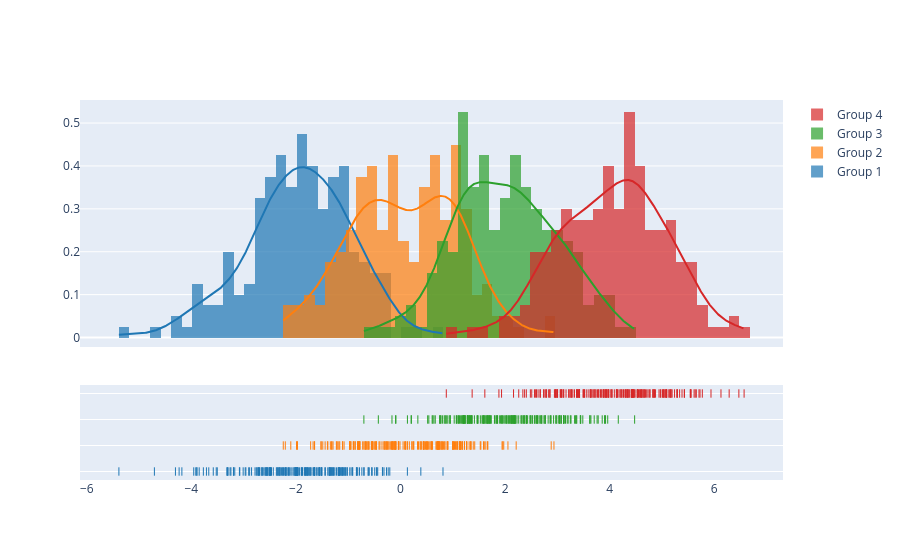

This figure's notebook cell:
### Code cell
import plotly.figure_factory as ff

# Add histogram data
x1 = np.random.randn(200) - 2
x2 = np.random.randn(200)
x3 = np.random.randn(200) + 2
x4 = np.random.randn(200) + 4

# Group data together
hist_data = [x1, x2, x3, x4]

group_labels = ['Group 1', 'Group 2', 'Group 3', 'Group 4']

# Create distplot with custom bin_size
fig = ff.create_distplot(hist_data, group_labels, bin_size=.2)
fig.show()

### Figure 1 — Plotly figure (JSON) as saved in the notebook; plotly's stock layout.template omitted (floating-point values rounded to 4 significant figures; data arrays with more than 128 entries replaced by an {"elided": "..."} marker saying what was removed)
{"data": [{"autobinx": false, "histnorm": "probability density", "legendgroup": "Group 1", "marker": {"color": "rgb(31, 119, 180)"}, "name": "Group 1", "opacity": 0.7, "type": "histogram", "x": {"elided": "200 float values"}, "xaxis": "x", "xbins": {"end": 0.8127, "size": 0.2, "start": -5.386}, "yaxis": "y"}, {"autobinx": false, "histnorm": "probability density", "legendgroup": "Group 2", "marker": {"color": "rgb(255, 127, 14)"}, "name": "Group 2", "opacity": 0.7, "type": "histogram", "x": {"elided": "200 float values"}, "xaxis": "x", "xbins": {"end": 2.935, "size": 0.2, "start": -2.242}, "yaxis": "y"}, {"autobinx": false, "histnorm": "probability density", "legendgroup": "Group 3", "marker": {"color": "rgb(44, 160, 44)"}, "name": "Group 3", "opacity": 0.7, "type": "histogram", "x": {"elided": "200 float values"}, "xaxis": "x", "xbins": {"end": 4.478, "size": 0.2, "start": -0.7001}, "yaxis": "y"}, {"autobinx": false, "histnorm": "probability density", "legendgroup": "Group 4", "marker": {"color": "rgb(214, 39, 40)"}, "name": "Group 4", "opacity": 0.7, "type": "histogram", "x": {"elided": "200 float values"}, "xaxis": "x", "xbins": {"end": 6.572, "size": 0.2, "start": 0.876}, "yaxis": "y"}, {"legendgroup": "Group 1", "marker": {"color": "rgb(31, 119, 180)"}, "mode": "lines", "name": "Group 1", "showlegend": false, "type": "scatter", "x": {"elided": "500 float values"}, "xaxis": "x", "y": {"elided": "500 float values"}, "yaxis": "y"}, {"legendgroup": "Group 2", "marker": {"color": "rgb(255, 127, 14)"}, "mode": "lines", "name": "Group 2", "showlegend": false, "type": "scatter", "x": {"elided": "500 float values"}, "xaxis": "x", "y": {"elided": "500 float values"}, "yaxis": "y"}, {"legendgroup": "Group 3", "marker": {"color": "rgb(44, 160, 44)"}, "mode": "lines", "name": "Group 3", "showlegend": false, "type": "scatter", "x": {"elided": "500 float values"}, "xaxis": "x", "y": {"elided": "500 float values"}, "yaxis": "y"}, {"legendgroup": "Group 4", "marker": {"color": "rgb(214, 39, 40)"}, "mode": "lines", "name": "Group 4", "showlegend": false, "type": "scatter", "x": {"elided": "500 float values"}, "xaxis": "x", "y": {"elided": "500 float values"}, "yaxis": "y"}, {"legendgroup": "Group 1", "marker": {"color": "rgb(31, 119, 180)", "symbol": "line-ns-open"}, "mode": "markers", "name": "Group 1", "showlegend": false, "type": "scatter", "x": {"elided": "200 float values"}, "xaxis": "x", "y": {"elided": "200 str values"}, "yaxis": "y2"}, {"legendgroup": "Group 2", "marker": {"color": "rgb(255, 127, 14)", "symbol": "line-ns-open"}, "mode": "markers", "name": "Group 2", "showlegend": false, "type": "scatter", "x": {"elided": "200 float values"}, "xaxis": "x", "y": {"elided": "200 str values"}, "yaxis": "y2"}, {"legendgroup": "Group 3", "marker": {"color": "rgb(44, 160, 44)", "symbol": "line-ns-open"}, "mode": "markers", "name": "Group 3", "showlegend": false, "type": "scatter", "x": {"elided": "200 float values"}, "xaxis": "x", "y": {"elided": "200 str values"}, "yaxis": "y2"}, {"legendgroup": "Group 4", "marker": {"color": "rgb(214, 39, 40)", "symbol": "line-ns-open"}, "mode": "markers", "name": "Group 4", "showlegend": false, "type": "scatter", "x": {"elided": "200 float values"}, "xaxis": "x", "y": {"elided": "200 str values"}, "yaxis": "y2"}], "layout": {"barmode": "overlay", "hovermode": "closest", "legend": {"traceorder": "reversed"}, "xaxis": {"anchor": "y2", "domain": [0.0, 1.0], "zeroline": false}, "yaxis": {"anchor": "free", "domain": [0.35, 1], "position": 0.0}, "yaxis2": {"anchor": "x", "domain": [0, 0.25], "dtick": 1, "showticklabels": false}}}
